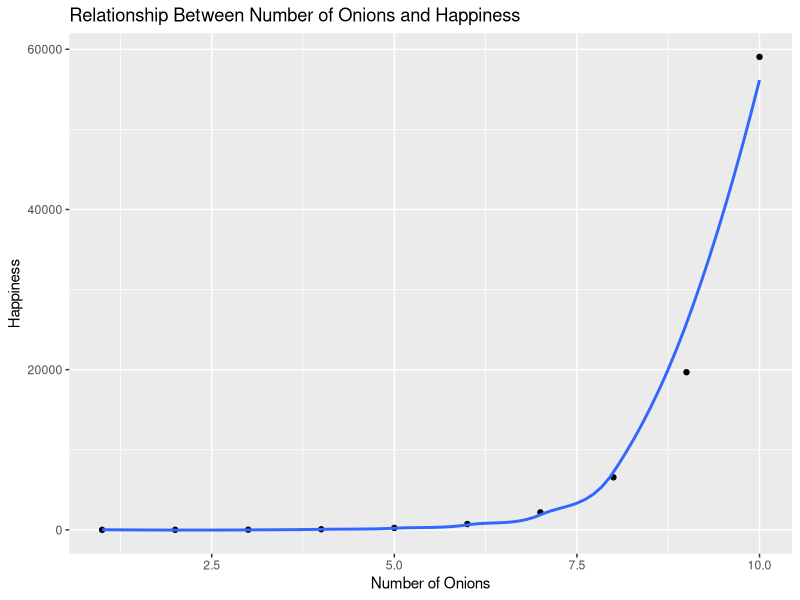

Here is the R script that generated this plot:
## ---- chunk 1
library(tidyverse)
library(ggplot2)

onion_count = c(1, 2, 3, 4, 5, 6, 7, 8, 9 , 10)

df = data.frame(
  onion_count,
  happiness = 3^onion_count
)

ggplot(df, aes(x = onion_count, y = happiness)) +
  geom_point() +
  geom_smooth(se = F) +
  labs(title = "Relationship Between Number of Onions and Happiness", x = "Number of Onions", y = "Happiness") 
